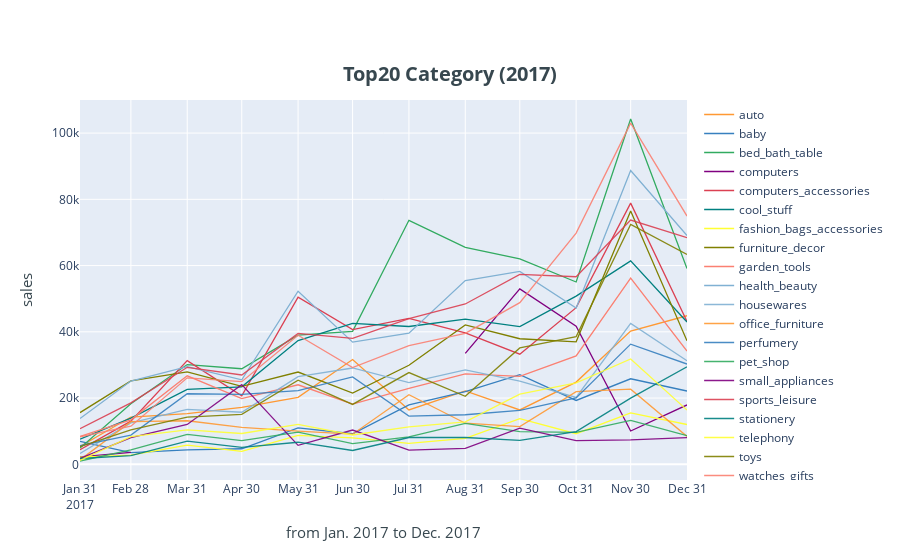

Notebook source saved alongside this figure:
### Code cell
layout = {
    'title': 
        {
            'text':'<b>Top20 Category (2017)</b>',
            'font': {
                'size': 20,
                'color': '#37474F'
            },
            'x': 0.5,
            'y': 0.88

        },
    'xaxis': {
        'tick0': "2017-01-31",
        'dtick': 'M1',
        'title': {
            'text':'from Jan. 2017 to Dec. 2017',
            'font': {
                    'size': 15,
                    'color': '#37474F'
                }
            }
    },
    'yaxis': {
        'title': {
            'text':'sales',
            'font': {
                    'size': 15,
                    'color': '#37474F'
                }
            }
        
    }    
}
df_2017.iplot(kind="scatter", layout=layout)

### Figure 1 — Plotly figure (JSON) as saved in the notebook; plotly's stock layout.template omitted (floating-point values rounded to 4 significant figures)
{"data": [{"line": {"color": "rgba(255, 153, 51, 1.0)", "dash": "solid", "shape": "linear", "width": 1.3}, "mode": "lines", "name": "auto", "text": "", "type": "scatter", "x": ["2017-01-31", "2017-02-28", "2017-03-31", "2017-04-30", "2017-05-31", "2017-06-30", "2017-07-31", "2017-08-31", "2017-09-30", "2017-10-31", "2017-11-30", "2017-12-31"], "y": [5386.0, 14260.0, 15300.0, 17210.0, 20230.0, 31620.0, 16410.0, 22140.0, 16410.0, 24820.0, 40210.0, 44860.0]}, {"line": {"color": "rgba(55, 128, 191, 1.0)", "dash": "solid", "shape": "linear", "width": 1.3}, "mode": "lines", "name": "baby", "text": "", "type": "scatter", "x": ["2017-01-31", "2017-02-28", "2017-03-31", "2017-04-30", "2017-05-31", "2017-06-30", "2017-07-31", "2017-08-31", "2017-09-30", "2017-10-31", "2017-11-30", "2017-12-31"], "y": [6942.0, 3545.0, 4358.0, 4690.0, 11020.0, 9229.0, 17950.0, 21950.0, 27090.0, 19280.0, 25820.0, 22120.0]}, {"line": {"color": "rgba(50, 171, 96, 1.0)", "dash": "solid", "shape": "linear", "width": 1.3}, "mode": "lines", "name": "bed_bath_table", "text": "", "type": "scatter", "x": ["2017-01-31", "2017-02-28", "2017-03-31", "2017-04-30", "2017-05-31", "2017-06-30", "2017-07-31", "2017-08-31", "2017-09-30", "2017-10-31", "2017-11-30", "2017-12-31"], "y": [4912.0, 18260.0, 30110.0, 28840.0, 38990.0, 40150.0, 73670.0, 65490.0, 62010.0, 55050.0, 104300.0, 59120.0]}, {"line": {"color": "rgba(128, 0, 128, 1.0)", "dash": "solid", "shape": "linear", "width": 1.3}, "mode": "lines", "name": "computers", "text": "", "type": "scatter", "x": ["2017-01-31", "2017-02-28", "2017-03-31", "2017-04-30", "2017-05-31", "2017-06-30", "2017-07-31", "2017-08-31", "2017-09-30", "2017-10-31", "2017-11-30", "2017-12-31"], "y": [2218.0, 3602.0, "", "", "", "", "", 33500.0, 52950.0, 41680.0, 10060.0, 17920.0]}, {"line": {"color": "rgba(219, 64, 82, 1.0)", "dash": "solid", "shape": "linear", "width": 1.3}, "mode": "lines", "name": "computers_accessories", "text": "", "type": "scatter", "x": ["2017-01-31", "2017-02-28", "2017-03-31", "2017-04-30", "2017-05-31", "2017-06-30", "2017-07-31", "2017-08-31", "2017-09-30", "2017-10-31", "2017-11-30", "2017-12-31"], "y": [4378.0, 13010.0, 31290.0, 20700.0, 50460.0, 40690.0, 44060.0, 39680.0, 33240.0, 47290.0, 78850.0, 43130.0]}, {"line": {"color": "rgba(0, 128, 128, 1.0)", "dash": "solid", "shape": "linear", "width": 1.3}, "mode": "lines", "name": "cool_stuff", "text": "", "type": "scatter", "x": ["2017-01-31", "2017-02-28", "2017-03-31", "2017-04-30", "2017-05-31", "2017-06-30", "2017-07-31", "2017-08-31", "2017-09-30", "2017-10-31", "2017-11-30", "2017-12-31"], "y": [7603.0, 13950.0, 22620.0, 23400.0, 37350.0, 42540.0, 41610.0, 43830.0, 41590.0, 50780.0, 61410.0, 42970.0]}, {"line": {"color": "rgba(255, 255, 51, 1.0)", "dash": "solid", "shape": "linear", "width": 1.3}, "mode": "lines", "name": "fashion_bags_accessories", "text": "", "type": "scatter", "x": ["2017-01-31", "2017-02-28", "2017-03-31", "2017-04-30", "2017-05-31", "2017-06-30", "2017-07-31", "2017-08-31", "2017-09-30", "2017-10-31", "2017-11-30", "2017-12-31"], "y": [2137.0, 2793.0, 5789.0, 3878.0, 8719.0, 7989.0, 6315.0, 7807.0, 13770.0, 9230.0, 15540.0, 12020.0]}, {"line": {"color": "rgba(128, 128, 0, 1.0)", "dash": "solid", "shape": "linear", "width": 1.3}, "mode": "lines", "name": "furniture_decor", "text": "", "type": "scatter", "x": ["2017-01-31", "2017-02-28", "2017-03-31", "2017-04-30", "2017-05-31", "2017-06-30", "2017-07-31", "2017-08-31", "2017-09-30", "2017-10-31", "2017-11-30", "2017-12-31"], "y": [15600.0, 25170.0, 27910.0, 23510.0, 27850.0, 21510.0, 29900.0, 42070.0, 37910.0, 36970.0, 76490.0, 37290.0]}, {"line": {"color": "rgba(251, 128, 114, 1.0)", "dash": "solid", "shape": "linear", "width": 1.3}, "mode": "lines", "name": "garden_tools", "text": "", "type": "scatter", "x": ["2017-01-31", "2017-02-28", "2017-03-31", "2017-04-30", "2017-05-31", "2017-06-30", "2017-07-31", "2017-08-31", "2017-09-30", "2017-10-31", "2017-11-30", "2017-12-31"], "y": [8448.0, 13410.0, 26710.0, 19850.0, 24000.0, 18160.0, 22940.0, 27270.0, 26540.0, 32720.0, 56210.0, 34180.0]}, {"line": {"color": "rgba(128, 177, 211, 1.0)", "dash": "solid", "shape": "linear", "width": 1.3}, "mode": "lines", "name": "health_beauty", "text": "", "type": "scatter", "x": ["2017-01-31", "2017-02-28", "2017-03-31", "2017-04-30", "2017-05-31", "2017-06-30", "2017-07-31", "2017-08-31", "2017-09-30", "2017-10-31", "2017-11-30", "2017-12-31"], "y": [13800.0, 25130.0, 29460.0, 25500.0, 52250.0, 36890.0, 39600.0, 55450.0, 58240.0, 47200.0, 88700.0, 69060.0]}, {"line": {"color": "rgba(128, 177, 211, 0.8999999999999999)", "dash": "solid", "shape": "linear", "width": 1.3}, "mode": "lines", "name": "housewares", "text": "", "type": "scatter", "x": ["2017-01-31", "2017-02-28", "2017-03-31", "2017-04-30", "2017-05-31", "2017-06-30", "2017-07-31", "2017-08-31", "2017-09-30", "2017-10-31", "2017-11-30", "2017-12-31"], "y": [3270.0, 12510.0, 16560.0, 15720.0, 26440.0, 29080.0, 24670.0, 28530.0, 25140.0, 20170.0, 42560.0, 31270.0]}, {"line": {"color": "rgba(255, 153, 51, 0.8999999999999999)", "dash": "solid", "shape": "linear", "width": 1.3}, "mode": "lines", "name": "office_furniture", "text": "", "type": "scatter", "x": ["2017-01-31", "2017-02-28", "2017-03-31", "2017-04-30", "2017-05-31", "2017-06-30", "2017-07-31", "2017-08-31", "2017-09-30", "2017-10-31", "2017-11-30", "2017-12-31"], "y": [1342.0, 12860.0, 13150.0, 11160.0, 10020.0, 9096.0, 21020.0, 12400.0, 11400.0, 21930.0, 22690.0, 8416.0]}, {"line": {"color": "rgba(55, 128, 191, 0.8999999999999999)", "dash": "solid", "shape": "linear", "width": 1.3}, "mode": "lines", "name": "perfumery", "text": "", "type": "scatter", "x": ["2017-01-31", "2017-02-28", "2017-03-31", "2017-04-30", "2017-05-31", "2017-06-30", "2017-07-31", "2017-08-31", "2017-09-30", "2017-10-31", "2017-11-30", "2017-12-31"], "y": [5654.0, 8825.0, 21300.0, 21120.0, 22240.0, 26390.0, 14570.0, 14960.0, 16270.0, 20040.0, 36280.0, 30270.0]}, {"line": {"color": "rgba(50, 171, 96, 0.8999999999999999)", "dash": "solid", "shape": "linear", "width": 1.3}, "mode": "lines", "name": "pet_shop", "text": "", "type": "scatter", "x": ["2017-01-31", "2017-02-28", "2017-03-31", "2017-04-30", "2017-05-31", "2017-06-30", "2017-07-31", "2017-08-31", "2017-09-30", "2017-10-31", "2017-11-30", "2017-12-31"], "y": [996.4, 4361.0, 9008.0, 7130.0, 9707.0, 6227.0, 8252.0, 12340.0, 9875.0, 9624.0, 13240.0, 8666.0]}, {"line": {"color": "rgba(128, 0, 128, 0.8999999999999999)", "dash": "solid", "shape": "linear", "width": 1.3}, "mode": "lines", "name": "small_appliances", "text": "", "type": "scatter", "x": ["2017-01-31", "2017-02-28", "2017-03-31", "2017-04-30", "2017-05-31", "2017-06-30", "2017-07-31", "2017-08-31", "2017-09-30", "2017-10-31", "2017-11-30", "2017-12-31"], "y": [1788.0, 8022.0, 12030.0, 24050.0, 5727.0, 10340.0, 4310, 4838.0, 10910.0, 7125.0, 7365.0, 8063.0]}, {"line": {"color": "rgba(219, 64, 82, 0.8999999999999999)", "dash": "solid", "shape": "linear", "width": 1.3}, "mode": "lines", "name": "sports_leisure", "text": "", "type": "scatter", "x": ["2017-01-31", "2017-02-28", "2017-03-31", "2017-04-30", "2017-05-31", "2017-06-30", "2017-07-31", "2017-08-31", "2017-09-30", "2017-10-31", "2017-11-30", "2017-12-31"], "y": [10750.0, 18530.0, 29280.0, 26980.0, 39530.0, 38040.0, 43980.0, 48410.0, 57330.0, 56630.0, 73730.0, 68410.0]}, {"line": {"color": "rgba(0, 128, 128, 0.8999999999999999)", "dash": "solid", "shape": "linear", "width": 1.3}, "mode": "lines", "name": "stationery", "text": "", "type": "scatter", "x": ["2017-01-31", "2017-02-28", "2017-03-31", "2017-04-30", "2017-05-31", "2017-06-30", "2017-07-31", "2017-08-31", "2017-09-30", "2017-10-31", "2017-11-30", "2017-12-31"], "y": [1755.0, 2646.0, 6995.0, 5120.0, 6664.0, 4176.0, 8087.0, 8088.0, 7202.0, 9870.0, 19960.0, 29410.0]}, {"line": {"color": "rgba(255, 255, 51, 0.8999999999999999)", "dash": "solid", "shape": "linear", "width": 1.3}, "mode": "lines", "name": "telephony", "text": "", "type": "scatter", "x": ["2017-01-31", "2017-02-28", "2017-03-31", "2017-04-30", "2017-05-31", "2017-06-30", "2017-07-31", "2017-08-31", "2017-09-30", "2017-10-31", "2017-11-30", "2017-12-31"], "y": [1146.0, 8370.0, 10370.0, 9306.0, 12050.0, 8857.0, 11300.0, 12790.0, 21180.0, 24620.0, 31800.0, 16390.0]}, {"line": {"color": "rgba(128, 128, 0, 0.8999999999999999)", "dash": "solid", "shape": "linear", "width": 1.3}, "mode": "lines", "name": "toys", "text": "", "type": "scatter", "x": ["2017-01-31", "2017-02-28", "2017-03-31", "2017-04-30", "2017-05-31", "2017-06-30", "2017-07-31", "2017-08-31", "2017-09-30", "2017-10-31", "2017-11-30", "2017-12-31"], "y": [5302.0, 10360.0, 14250.0, 15070.0, 25370.0, 18070.0, 27690.0, 20530.0, 35120.0, 38550.0, 72410.0, 63350.0]}, {"line": {"color": "rgba(251, 128, 114, 0.8999999999999999)", "dash": "solid", "shape": "linear", "width": 1.3}, "mode": "lines", "name": "watches_gifts", "text": "", "type": "scatter", "x": ["2017-01-31", "2017-02-28", "2017-03-31", "2017-04-30", "2017-05-31", "2017-06-30", "2017-07-31", "2017-08-31", "2017-09-30", "2017-10-31", "2017-11-30", "2017-12-31"], "y": [8311.0, 11520.0, 26090.0, 24960.0, 38960.0, 29220.0, 35840.0, 39530.0, 48800.0, 69810.0, 103000.0, 74940.0]}], "layout": {"title": {"font": {"color": "#37474F", "size": 20}, "text": "<b>Top20 Category (2017)</b>", "x": 0.5, "y": 0.88}, "xaxis": {"dtick": "M1", "tick0": "2017-01-31", "title": {"font": {"color": "#37474F", "size": 15}, "text": "from Jan. 2017 to Dec. 2017"}}, "yaxis": {"title": {"font": {"color": "#37474F", "size": 15}, "text": "sales"}}}}
